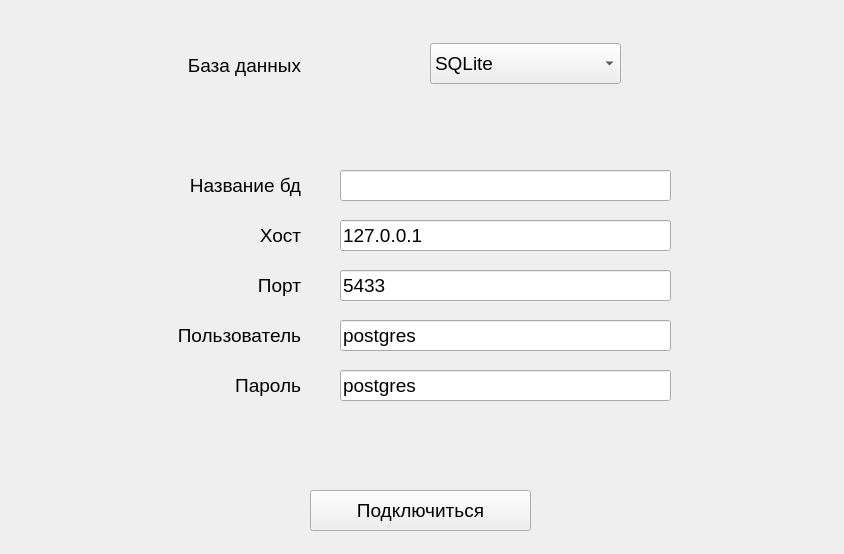
<?xml version="1.0" encoding="UTF-8"?>
<ui version="4.0">
 <class>DBWindow</class>
 <widget class="QWidget" name="DBWindow">
  <property name="geometry">
   <rect>
    <x>0</x>
    <y>0</y>
    <width>844</width>
    <height>554</height>
   </rect>
  </property>
  <property name="font">
   <font>
    <pointsize>14</pointsize>
   </font>
  </property>
  <property name="windowTitle">
   <string/>
  </property>
  <widget class="QComboBox" name="db_combo_box">
   <property name="geometry">
    <rect>
     <x>430</x>
     <y>43</y>
     <width>191</width>
     <height>41</height>
    </rect>
   </property>
   <item>
    <property name="text">
     <string>SQLite</string>
    </property>
   </item>
   <item>
    <property name="text">
     <string>PostgreSQL</string>
    </property>
   </item>
  </widget>
  <widget class="QLabel" name="database_label">
   <property name="geometry">
    <rect>
     <x>100</x>
     <y>50</y>
     <width>201</width>
     <height>31</height>
    </rect>
   </property>
   <property name="font">
    <font>
     <pointsize>14</pointsize>
    </font>
   </property>
   <property name="autoFillBackground">
    <bool>false</bool>
   </property>
   <property name="text">
    <string>База данных</string>
   </property>
   <property name="alignment">
    <set>Qt::AlignRight|Qt::AlignTrailing|Qt::AlignVCenter</set>
   </property>
  </widget>
  <widget class="QWidget" name="login_data_widget" native="true">
   <property name="geometry">
    <rect>
     <x>80</x>
     <y>160</y>
     <width>681</width>
     <height>281</height>
    </rect>
   </property>
   <widget class="QLabel" name="db_name_label">
    <property name="geometry">
     <rect>
      <x>20</x>
      <y>10</y>
      <width>201</width>
      <height>31</height>
     </rect>
    </property>
    <property name="font">
     <font>
      <pointsize>14</pointsize>
     </font>
    </property>
    <property name="autoFillBackground">
     <bool>false</bool>
    </property>
    <property name="text">
     <string>Название бд</string>
    </property>
    <property name="alignment">
     <set>Qt::AlignRight|Qt::AlignTrailing|Qt::AlignVCenter</set>
    </property>
   </widget>
   <widget class="QLineEdit" name="db_name_line_edit">
    <property name="geometry">
     <rect>
      <x>260</x>
      <y>10</y>
      <width>331</width>
      <height>31</height>
     </rect>
    </property>
    <property name="text">
     <string/>
    </property>
   </widget>
   <widget class="QLineEdit" name="db_host_line_edit">
    <property name="geometry">
     <rect>
      <x>260</x>
      <y>60</y>
      <width>331</width>
      <height>31</height>
     </rect>
    </property>
    <property name="text">
     <string>127.0.0.1</string>
    </property>
   </widget>
   <widget class="QLabel" name="db_host_label">
    <property name="geometry">
     <rect>
      <x>20</x>
      <y>60</y>
      <width>201</width>
      <height>31</height>
     </rect>
    </property>
    <property name="font">
     <font>
      <pointsize>14</pointsize>
     </font>
    </property>
    <property name="autoFillBackground">
     <bool>false</bool>
    </property>
    <property name="text">
     <string>Хост</string>
    </property>
    <property name="alignment">
     <set>Qt::AlignRight|Qt::AlignTrailing|Qt::AlignVCenter</set>
    </property>
   </widget>
   <widget class="QLineEdit" name="db_port_line_edit">
    <property name="geometry">
     <rect>
      <x>260</x>
      <y>110</y>
      <width>331</width>
      <height>31</height>
     </rect>
    </property>
    <property name="text">
     <string>5433</string>
    </property>
   </widget>
   <widget class="QLabel" name="db_port_label">
    <property name="geometry">
     <rect>
      <x>20</x>
      <y>110</y>
      <width>201</width>
      <height>31</height>
     </rect>
    </property>
    <property name="font">
     <font>
      <pointsize>14</pointsize>
     </font>
    </property>
    <property name="autoFillBackground">
     <bool>false</bool>
    </property>
    <property name="text">
     <string>Порт</string>
    </property>
    <property name="alignment">
     <set>Qt::AlignRight|Qt::AlignTrailing|Qt::AlignVCenter</set>
    </property>
   </widget>
   <widget class="QLineEdit" name="db_user_line_edit">
    <property name="geometry">
     <rect>
      <x>260</x>
      <y>160</y>
      <width>331</width>
      <height>31</height>
     </rect>
    </property>
    <property name="text">
     <string>postgres</string>
    </property>
   </widget>
   <widget class="QLabel" name="db_user_label">
    <property name="geometry">
     <rect>
      <x>20</x>
      <y>160</y>
      <width>201</width>
      <height>31</height>
     </rect>
    </property>
    <property name="font">
     <font>
      <pointsize>14</pointsize>
     </font>
    </property>
    <property name="autoFillBackground">
     <bool>false</bool>
    </property>
    <property name="text">
     <string>Пользователь</string>
    </property>
    <property name="alignment">
     <set>Qt::AlignRight|Qt::AlignTrailing|Qt::AlignVCenter</set>
    </property>
   </widget>
   <widget class="QLineEdit" name="db_password_line_edit">
    <property name="geometry">
     <rect>
      <x>260</x>
      <y>210</y>
      <width>331</width>
      <height>31</height>
     </rect>
    </property>
    <property name="text">
     <string>postgres</string>
    </property>
    <property name="echoMode">
     <enum>QLineEdit::Normal</enum>
    </property>
   </widget>
   <widget class="QLabel" name="db_password_label">
    <property name="geometry">
     <rect>
      <x>20</x>
      <y>210</y>
      <width>201</width>
      <height>31</height>
     </rect>
    </property>
    <property name="font">
     <font>
      <pointsize>14</pointsize>
     </font>
    </property>
    <property name="autoFillBackground">
     <bool>false</bool>
    </property>
    <property name="text">
     <string>Пароль</string>
    </property>
    <property name="alignment">
     <set>Qt::AlignRight|Qt::AlignTrailing|Qt::AlignVCenter</set>
    </property>
   </widget>
  </widget>
  <widget class="QPushButton" name="connect_db_button">
   <property name="geometry">
    <rect>
     <x>310</x>
     <y>490</y>
     <width>221</width>
     <height>41</height>
    </rect>
   </property>
   <property name="font">
    <font>
     <pointsize>14</pointsize>
    </font>
   </property>
   <property name="text">
    <string>Подключиться</string>
   </property>
  </widget>
 </widget>
 <resources/>
 <connections/>
</ui>
